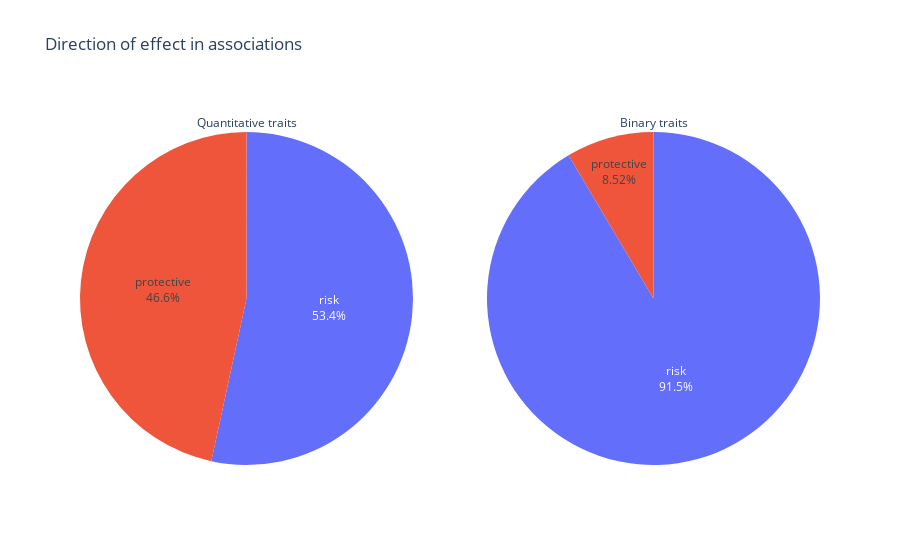

The code cell stored with this chart in its notebook:
### Code cell
# Subplot with piechart with the directions of effect per type of trait


fig4 = make_subplots(rows=1, cols=2, specs=[[{'type':'domain'}, {'type':'domain'}]])

fig4.add_trace(
    go.Pie(
        labels=quant_assoc_effect.withColumn('effectDirection', F.explode('effectDirections')).groupBy('effectDirection').count().toPandas()['effectDirection'].to_list(),
        values=quant_assoc_effect.withColumn('effectDirection', F.explode('effectDirections')).groupBy('effectDirection').count().toPandas()['count'].to_list(),
        title='Quantitative traits',
    ), 1, 1
)

fig4.add_trace(
    go.Pie(
        labels=bin_assoc_effect.withColumn('effectDirection', F.explode('effectDirections')).groupBy('effectDirection').count().toPandas()['effectDirection'].to_list(),
        values=bin_assoc_effect.withColumn('effectDirection', F.explode('effectDirections')).groupBy('effectDirection').count().toPandas()['count'].to_list(),
        title='Binary traits',
    ), 1, 2
)

fig4.update_layout(
    title_text="Direction of effect in associations",
    showlegend=False,
)
fig4.update_traces(textposition='inside', textinfo='percent+label')

py.plot(fig4, filename = 'effect_assoc', auto_open=True)
fig4.show()

### Figure 1 — Plotly figure (JSON) as saved in the notebook; plotly's stock layout.template omitted (floating-point values rounded to 4 significant figures)
{"data": [{"domain": {"x": [0, 0.45], "y": [0, 1]}, "labels": ["risk", "protective"], "textinfo": "percent+label", "textposition": "inside", "title": {"text": "Quantitative traits"}, "type": "pie", "values": [2408, 2102]}, {"domain": {"x": [0.55, 1], "y": [0, 1]}, "labels": ["risk", "protective"], "textinfo": "percent+label", "textposition": "inside", "title": {"text": "Binary traits"}, "type": "pie", "values": [945, 88]}], "layout": {"showlegend": false, "title": {"text": "Direction of effect in associations"}}}
